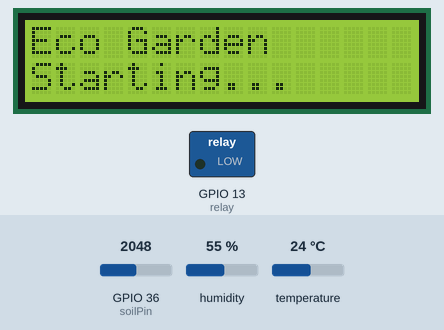
Simulated run of this sketch. Board: ESP32. Parts: 16×2 character LCD, switched loads named in the sketch (green lamp = pin HIGH). Inputs (shaded band) come from the test bench; at power-on: GPIO 36 (soilPin) = 2048, humidity 55 %, temperature 24 °C (analog values on the 0–4095 scale). WiFi joins after 1.5 s; servers stay silent unless stated; network time is answered at once with the bench clock; the local clock reads 2024-03-15 10:24:30 at power-on unless the sketch sets it; what the sketch prints to the serial monitor is not drawn.

Above: at 0.1 s.
At 1.7 s:
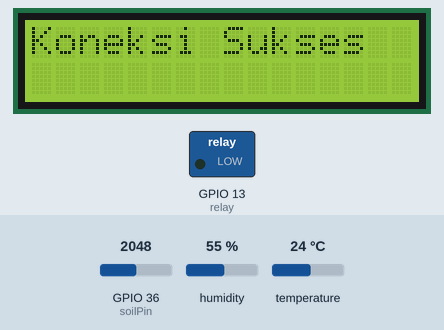
At 2.4 s:
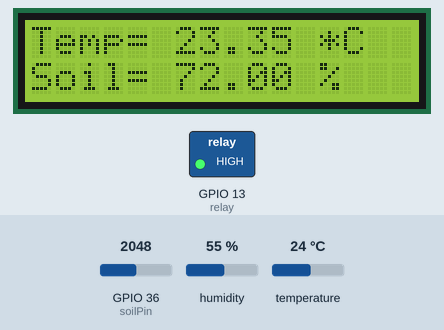
Timing chart, 0 to 3.9 s (numbered marks = the images above):
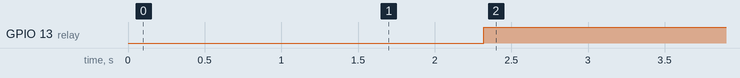

The sketch:

TA_fiz.ino
```cpp
#include "DHT.h"
#include <FirebaseESP32.h>
#include <WiFiManager.h>
#include <NTPClient.h>
#include <LiquidCrystal_I2C.h>
#include <Wire.h>

LiquidCrystal_I2C lcd(0x27, 16, 2);

#define firebase_host "https://tugasakhir-7ca2a-default-rtdb.firebaseio.com/"
#define firebase_auth "Pa6EFXyXDJiAWS1uBJhD3ITvGCmi6VX2HOO2yrVi"

// setup firebase
FirebaseData fbdo;
FirebaseJson json;
String databasePath = "/Data/";
String tempPath = "/Suhu";
String soilPath = "/Kelembaban_Tanah";
String durasiPath = "/Lama_Siram";
String statusPath = "/keterangan";
String timePath = "/Waktu";
String datePath = "/Tanggal";
String parentPath;

float temp, moist, temp_cal, moist_cal;
int adc_soil = 0;
float rendah, normal, tinggi;
float kering, sedang, lembab;
float a1,a2,a3,a4,a5,a6,a7,a8,a9; // a = alpha predikat masing-masing rule
float z1,z2,z3,z4,z5,z6,z7,z8,z9; // z = output masing-masing rule
float r1,r2,r3,r4,r5,r6,r7,r8,r9; // rule = hasil kali alpha (a) dengan output (z)
float sum, alpha, hasil;
String ket, date, waktu;
unsigned long durasi;

// inisialisasi pin pada sensor
#define DHTTYPE DHT22
#define DHTPIN 15
DHT dht(DHTPIN,DHTTYPE);
const int relay = 13;
const int soilPin = 36;

// fuzzyfikasi temp
float suhu_rendah() {
  if(temp <= 20) {
    rendah = 1;
  } else if (temp > 20 && temp < 25) {
    rendah = (25-temp)/(25-20);
  } else if (temp > 25) {
    rendah = 0;
  }
  return rendah;
}

float suhu_normal() {
  if(temp < 20 || temp > 30) {
    normal = 0;
  } else if (temp > 20 && temp < 25) {
    normal = (temp-20)/(25-20);
  } else if (temp > 25 && temp < 30) {
    normal = (30-temp)/(30-25);
  } else if (temp == 25) {
    normal = 1;
  }
  return normal;
}

float suhu_tinggi() {
  if(temp < 25) {
    tinggi = 0;
  } else if (temp > 25 && temp < 30) {
    tinggi = (temp-25)/(30-25);
  } else if (temp >= 30) {
    tinggi = 1;
  }
  return tinggi;
}

// fuzzyfikasi kelembaban tanah
float tanah_kering() {
  if(moist <= 30) {kering=1;}
  else if(moist>30 && moist<50) {kering=(50-moist)/(50-30);}
  else if(moist>50) {kering=0;}
  return kering;
}

float tanah_sedang() {
  if(moist == 50) {sedang=1;}
  else if(moist>30 && moist<50) {sedang=(moist-30)/(50-30);}
  else if(moist>50 && moist<70) {sedang=(70-moist)/(70-50);}
  else if(moist<30 || moist>70) {sedang=0;}
  return sedang;
}

float tanah_lembab() {
  if(moist < 50) {lembab=0;}
  else if(moist>50 && moist<70) {lembab=(moist-50)/(70-50);}
  else if(moist>70) {lembab=1;}
  return lembab;
}

void fuzzyfikasi() {
  suhu_rendah();
  suhu_normal();
  suhu_tinggi();
  tanah_kering();
  tanah_sedang();
  tanah_lembab();
}

void alpha_min() {
  a1 = min(rendah, kering);
  a2 = min(rendah, sedang);
  a3 = min(rendah, lembab);
  a4 = min(normal, kering);
  a5 = min(normal, sedang);
  a6 = min(normal, lembab);
  a7 = min(tinggi, kering);
  a8 = min(tinggi, sedang);
  a9 = min(tinggi, lembab);
}

void rule() {
  z1 = 10+(5*a1);               // if suhu rendah AND moist kering THEN siram banyak
  z2 = (5+(5*a2))+(15-(a2*5));  // if suhu rendah AND moist sedang THEN siram sedang
  z3 = 0;                       // if suhu rendah AND moist lembab THEN tidak siram
  z4 = (5+(5*a4))+(15-(a4*5));  // if suhu sedang AND moist kering THEN siram sedang
  z5 = 10-(5*a5);               // if suhu sedang AND moist sedang THEN siram sedikit
  z6 = 0;                       // if suhu sedang AND moist lembab THEN tidak siram
  z7 = 10+(5*a7);               // if suhu tinggi AND moist kering THEN siram banyak
  z8 = 10-(5*a8);               // if suhu tinggi AND moist sedang THEN siram sedikit
  z9 = 0;                       // if suhu tinggi AND moist lembab THEN tidak siram
}

void rule_out() {
  r1=a1*z1;
  r2=a2*z2;
  r3=a3*z3;
  r4=a4*z4;
  r5=a5*z5;
  r6=a6*z6;
  r7=a7*z7;
  r8=a8*z8;
  r9=a9*z9;

  sum = r1+r2+r3+r4+r5+r6+r7+r8+r9;
  alpha = a1+a2+a3+a4+a5+a6+a7+a8+a9;
  hasil = sum/alpha;
}

void defuzzyfikasi() {
  fuzzyfikasi();
  alpha_min();
  rule();
  rule_out();
}

String def() {
  defuzzyfikasi();
  if(hasil >= 1 && hasil <= 10) {ket = "Siram Sedikit";}
  else if(hasil > 10 && hasil < 15) {ket = "Siram Sedang";}
  else if(hasil >= 15) {ket = "Siram Banyak";}
  else if(hasil == 0) {ket = "Tidak Siram";}
  return ket;
}

// mendapatkan timestamp dari server ntp
WiFiUDP ntp;
NTPClient waktu32(ntp, "pool.ntp.org");
String bulan[12]={"January", "February", "March", "April", "May", "June", "July",
                  "August", "September", "October", "November", "December"};
String hari_tanggal;

void getWaktu() {
  waktu32.update();
  time_t epochTime = waktu32.getEpochTime();
  int jam = waktu32.getHours();
  int menit = waktu32.getMinutes();
  int detik = waktu32.getSeconds();

  //mendapatkan tanggal dari epoch time
  struct tm *ptm = gmtime((time_t *)&epochTime);

  int tanggal = ptm->tm_mday;
  int bulan1 = ptm->tm_mon+1;
  String bulansetahun = bulan[bulan1 - 1];
  int tahun = ptm->tm_year+1900;
  waktu = waktu32.getFormattedTime();
  date = String(tanggal)+ " " + String(bulansetahun) +" "+ String(tahun);
}

void proses_data() {
  temp = dht.readTemperature();
  adc_soil = analogRead(soilPin);
  temp_cal = -8.1903+(temp*1.314);
  moist = map(adc_soil, 1023, 320, 0, 100);
  moist_cal = 101,18-(adc_soil*0.0987);
  defuzzyfikasi();
  def();

  durasi = hasil*1000;

  Serial.println(hasil);
  Serial.println(ket);
  getWaktu();
  // mengirim data ke firebase
  parentPath = databasePath;
  json.set(tempPath.c_str(), String(temp_cal));
  json.set(soilPath.c_str(), String(moist));
  json.set(durasiPath.c_str(), String(hasil));
  json.set(statusPath.c_str(), ket);
  json.set(timePath.c_str(), waktu);
  json.set(datePath.c_str(), date);

  Serial.printf("Berhasil Mengirim data ke Firebase... %s\n", Firebase.RTDB.pushJSON(&fbdo, parentPath.c_str(), &json) ? "ok" : fbdo.errorReason().c_str());
  Serial.println("");

  String temp1 = "Temp= "+String(temp_cal)+" *C";
  String moist1 = "Soil= "+String(moist)+" %";

  lcd.clear();
  lcd.setCursor(0,0);
  lcd.print(temp1);
  lcd.setCursor(0,1);
  lcd.print(moist1);
}

void setup() {
  Serial.begin(115200);
  lcd.begin();
  lcd.setCursor(0,0);
  lcd.print("Eco Garden");
  lcd.setCursor(0,1);
  lcd.print("Starting...");
  lcd.backlight();
  WiFi.mode(WIFI_STA);
  WiFiManager wm;
  wm.resetSettings();
  bool res;
  res = wm.autoConnect("LangsungKonek");
  if(!res) {
    Serial.println("Koneksi Gagal");
    ESP.restart();
    lcd.clear();
    lcd.setCursor(0,0);
    lcd.print("Koneksi Gagal");
    lcd.setCursor(0,1);
    lcd.print("Coba Lagi...");
  } else {
    Serial.println("Koneksi Berhasil");
    lcd.clear();
    lcd.setCursor(0,0);
    lcd.print("Koneksi Sukses");
  }
  // put your setup code here, to run once:
  Firebase.begin(firebase_host, firebase_auth);
  Firebase.reconnectWiFi(true);
  fbdo.setResponseSize(4069);
  waktu32.begin();
  waktu32.setTimeOffset(8*3300);
  pinMode(relay, OUTPUT);
  pinMode(DHTPIN, INPUT);
  pinMode(soilPin, INPUT);
  analogReadResolution(10);
  dht.begin();
  delay(500);
}

void loop() {
  proses_data();
  digitalWrite(relay, LOW); //relay menyala
  delay(durasi);
  digitalWrite(relay, HIGH); //relay mati
  delay(60000);
}
```

Measured:
- by itself, GPIO 13 (relay): LOW → HIGH at 2.3 s
- what the display in image 1 shows lasts 0.7 s, from 1.6 s to 2.3 s
